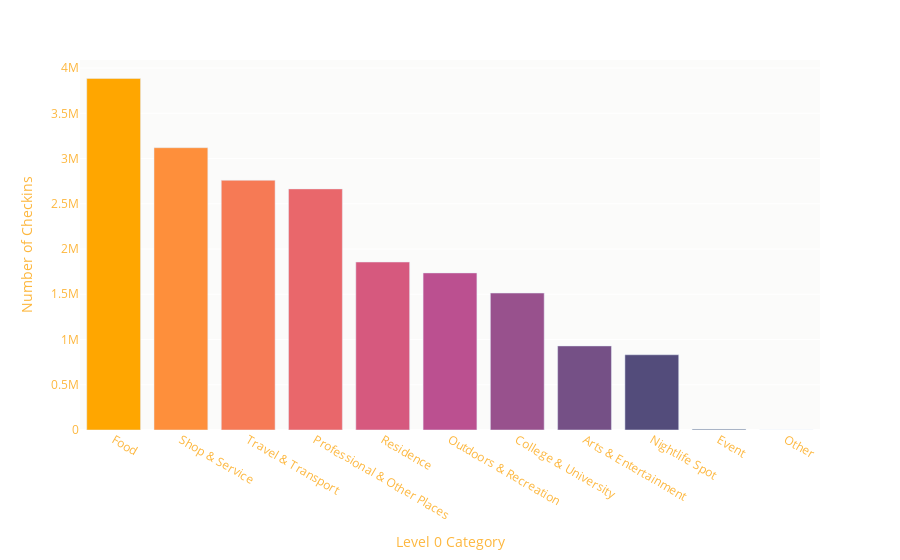

Source (notebook cell):
### Code cell
fig.update_layout({
    'paper_bgcolor': 'rgba(0, 0, 0, 0)',
    'plot_bgcolor': 'rgba(50, 50, 0, 0.02)'
})

fig.update_layout(
    font_color="#fdb73e"
)

fig.show()

fig.write_html("category_plot.html")

### Figure 1 — Plotly figure (JSON) as saved in the notebook; plotly's stock layout.template omitted (floating-point values rounded to 4 significant figures)
{"data": [{"alignmentgroup": "True", "hovertemplate": "Category: %{x}<br>Number of checkins: %{y:f}<extra></extra>", "legendgroup": "", "marker": {"color": ["#ffa600", "#fe8f3b", "#f67a55", "#e9676b", "#d6597e", "#bb5090", "#98518d", "#755086", "#534c7b", "#31466d", "#003f5c"], "coloraxis": "coloraxis"}, "name": "", "offsetgroup": "", "orientation": "v", "showlegend": false, "textposition": "auto", "type": "bar", "x": ["Food", "Shop & Service", "Travel & Transport", "Professional & Other Places", "Residence", "Outdoors & Recreation", "College & University", "Arts & Entertainment", "Nightlife Spot", "Event", "Other"], "xaxis": "x", "y": [3885074, 3120378, 2760016, 2664898, 1856524, 1736333, 1513662, 929240, 831598, 8381, 7], "yaxis": "y"}], "layout": {"barmode": "relative", "coloraxis": {"colorbar": {"title": {"text": "Number of Checkins"}}, "colorscale": [[0, "#0d0887"], [0.1111, "#46039f"], [0.2222, "#7201a8"], [0.3333, "#9c179e"], [0.4444, "#bd3786"], [0.5556, "#d8576b"], [0.6667, "#ed7953"], [0.7778, "#fb9f3a"], [0.8889, "#fdca26"], [1, "#f0f921"]]}, "font": {"color": "#fdb73e"}, "legend": {"tracegroupgap": 0}, "margin": {"t": 60}, "paper_bgcolor": "rgba(0, 0, 0, 0)", "plot_bgcolor": "rgba(50, 50, 0, 0.02)", "xaxis": {"anchor": "y", "domain": [0, 1], "title": {"text": "Level 0 Category"}}, "yaxis": {"anchor": "x", "domain": [0, 1], "title": {"text": "Number of Checkins"}}}}
